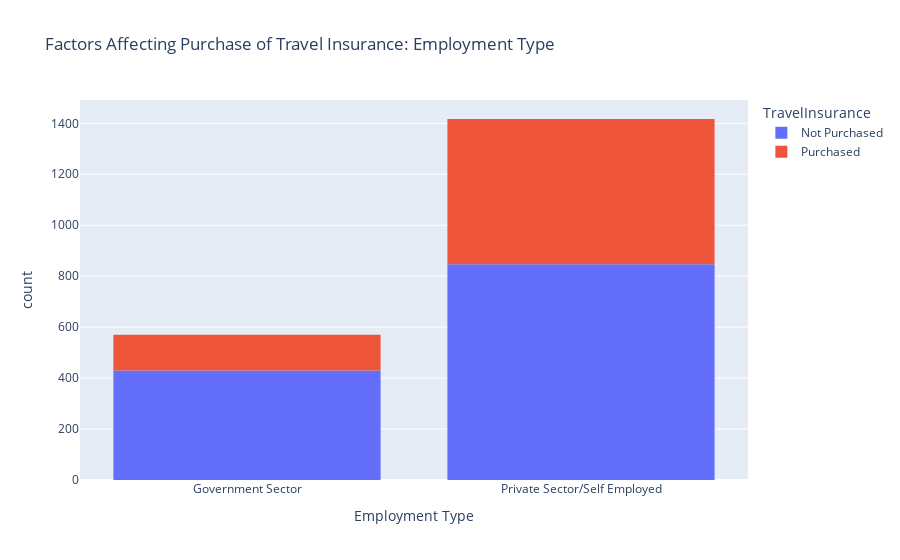

Notebook source saved alongside this figure:
### Markdown cell above
According to the visualization above, individuals around the age of 34 are more likely to purchase an insurance policy, while those around 28 are much less likely to do so. 

Now, let's examine how a person's type of employment influences their likelihood of purchasing an insurance policy.

### Code cell
figure = px.histogram(df, x = "Employment Type",color = "TravelInsurance",title = "Factors Affecting Purchase of Travel Insurance: Employment Type")
figure.show()

### Figure 1 — Plotly figure (JSON) as saved in the notebook; plotly's stock layout.template omitted (floating-point values rounded to 4 significant figures; data arrays with more than 128 entries replaced by an {"elided": "..."} marker saying what was removed)
{"data": [{"bingroup": "x", "hovertemplate": "TravelInsurance=Not Purchased<br>Employment Type=%{x}<br>count=%{y}<extra></extra>", "legendgroup": "Not Purchased", "marker": {"color": "#636efa", "pattern": {"shape": ""}}, "name": "Not Purchased", "orientation": "v", "showlegend": true, "type": "histogram", "x": {"elided": "1277 str values"}, "xaxis": "x", "yaxis": "y"}, {"bingroup": "x", "hovertemplate": "TravelInsurance=Purchased<br>Employment Type=%{x}<br>count=%{y}<extra></extra>", "legendgroup": "Purchased", "marker": {"color": "#EF553B", "pattern": {"shape": ""}}, "name": "Purchased", "orientation": "v", "showlegend": true, "type": "histogram", "x": {"elided": "710 str values"}, "xaxis": "x", "yaxis": "y"}], "layout": {"barmode": "relative", "legend": {"title": {"text": "TravelInsurance"}, "tracegroupgap": 0}, "title": {"text": "Factors Affecting Purchase of Travel Insurance: Employment Type"}, "xaxis": {"anchor": "y", "domain": [0, 1], "title": {"text": "Employment Type"}}, "yaxis": {"anchor": "x", "domain": [0, 1], "title": {"text": "count"}}}}
